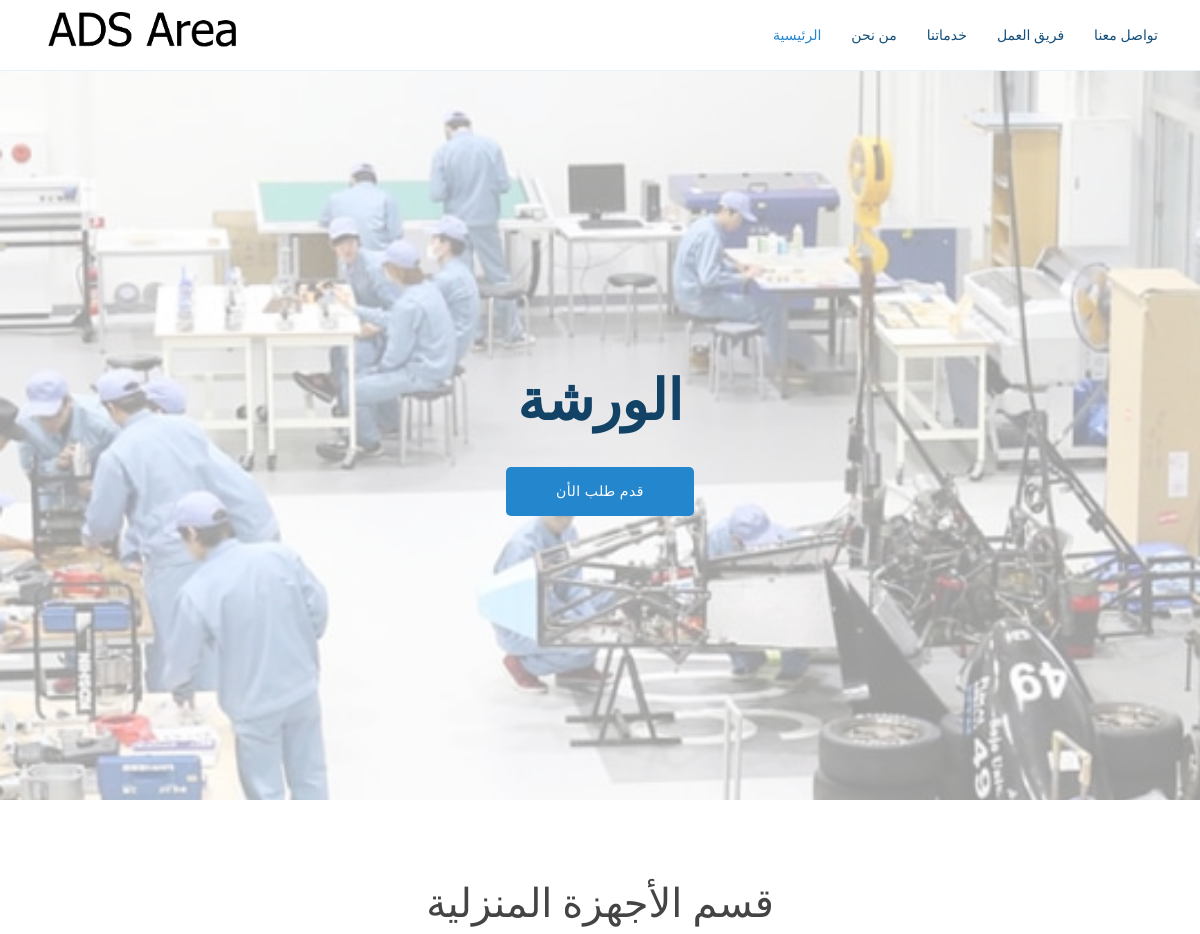
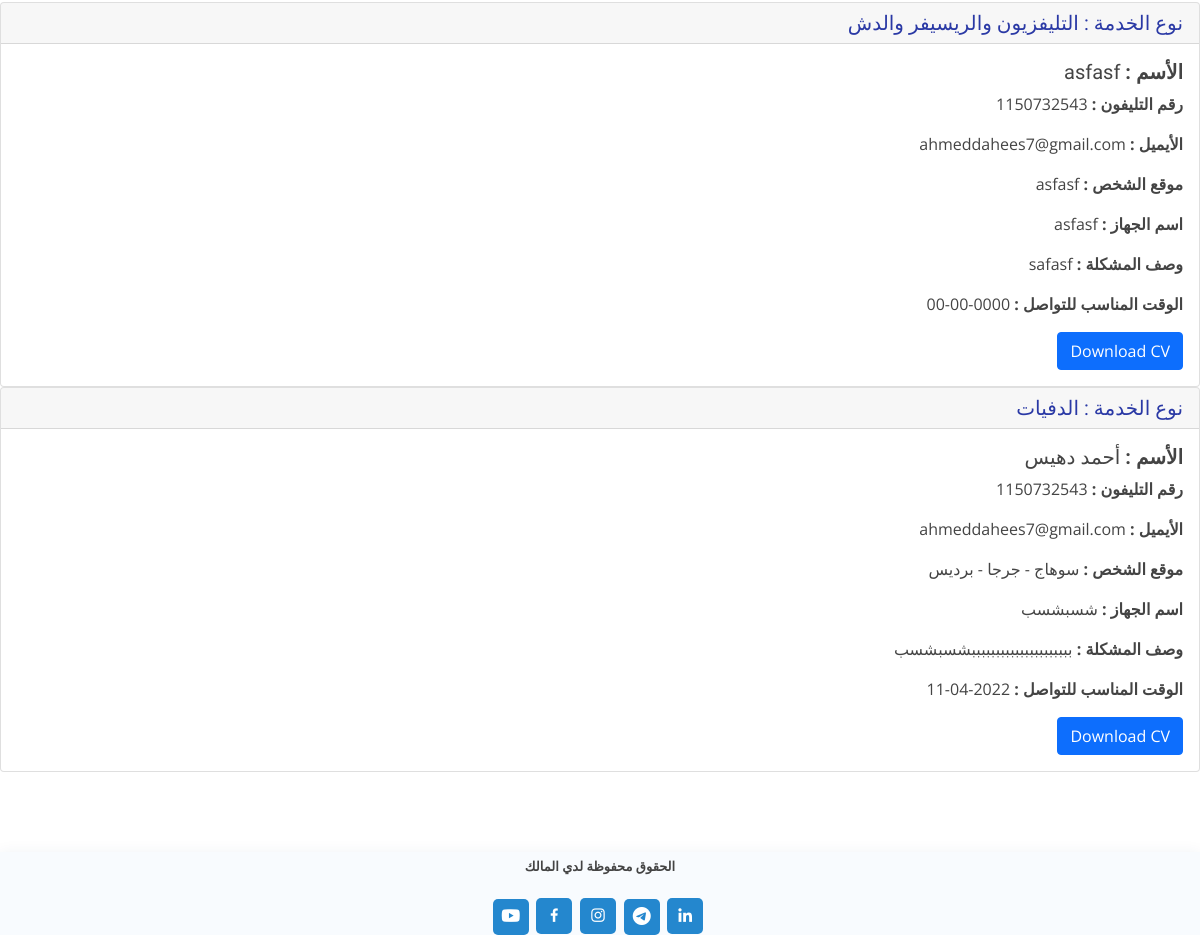
Screenshot of /things/khrba2.php with the database file from the repository (2 pictures, top to bottom).
### tables this page shows
CREATE TABLE `mlnzlya` (
  `id` int(11) NOT NULL,
  `fullname` varchar(600) NOT NULL,
  `phone` int(40) NOT NULL,
  `flocation` varchar(600) NOT NULL,
  `email` varchar(400) NOT NULL,
  `5dma` varchar(900) NOT NULL,
  `photo` varchar(1000) NOT NULL,
  `wsf` varchar(1000) NOT NULL,
  `nameghaz` varchar(1000) NOT NULL,
  `fdate` date NOT NULL
);

### things/khrba2.php (the view, shortened to what this page needs)
<?php include "../forms/upload-khrbya.php";
$comedata = "SELECT * FROM `mlnzlya`";
$reslut = mysqli_query($connaction, $comedata);
$sql = mysqli_fetch_all($reslut , MYSQLI_ASSOC);
?>
<!DOCTYPE html>
<html lang="en">
<head>
    <link href="../assets/vendor/aos/aos.css" rel="stylesheet">
    <link href="../assets/vendor/bootstrap/css/bootstrap.min.css" rel="stylesheet">
    <link href="../assets/vendor/bootstrap-icons/bootstrap-icons.css" rel="stylesheet">
    <link href="../assets/vendor/boxicons/css/boxicons.min.css" rel="stylesheet">
    <link href="../assets/vendor/glightbox/css/glightbox.min.css" rel="stylesheet">
    <link href="../assets/vendor/remixicon/remixicon.css" rel="stylesheet">
    <link href="../assets/vendor/swiper/swiper-bundle.min.css" rel="stylesheet">
    <link href="../assets/css/style.css" rel="stylesheet">
</head>
<body>
    <header id="header" class="fixed-top">
        <div class="container d-flex align-items-center justify-content-between">
            <a href="index.html" class="logo"><img src="../assets/img/logo.png" alt="" class="img-fluid"></a>
            <nav id="navbar" class="navbar">
                <ul>
                    <li><a class="nav-link scrollto active" href="../index.php">الرئيسية</a></li>
                    <li><a class="nav-link scrollto" href="../index.php#about">من نحن</a></li>
                    <li><a class="nav-link scrollto" href="../index.php#services">خدماتنا</a></li>
                    <li><a class="nav-link scrollto" href="../index.php#team">فريق العمل</a></li>
                    <li><a class="nav-link scrollto" href="../index.php#contact">تواصل معنا</a></li>
                </ul>
            </nav>
        </div>
    </header>
    <?php include "../assets/pages/centerpage.php" ?>
    <section class="inner-page">
    <center><h1>قسم الأجهزة المنزلية </h1></center>
   <?php foreach($sql as $mlnzlya): ?>
    <div style=" text-align:right; direction:rtl; " class="card">
  <h5 class="card-header" style="color:#2a39a5;"> نوع الخدمة : <?php echo $mlnzlya['5dma'] ?> </h5>
  <div class="card-body">
    <h5 class="card-text" > <b> الأسم :</b>   <?php echo $mlnzlya['fullname'] ?> </h5>
    <p class="card-text"> <b> رقم التليفون : </b> <?php echo $mlnzlya['phone'] ?></p>
    <p class="card-text"> <b>  الأيميل  : </b> <?php echo $mlnzlya['email'] ?>   </p>
    <p class="card-text"> <b>  موقع الشخص : </b> <?php echo $mlnzlya['flocation'] ?> </p>
    <p class="card-text">  <b>اسم الجهاز : </b><?php echo $mlnzlya['nameghaz'] ?>   </p>
    <p class="card-text">  <b>وصف المشكلة : </b><?php echo $mlnzlya['wsf'] ?>   </p>
    <p class="card-text"> <b>  الوقت المناسب للتواصل : </b>  <?php echo $mlnzlya['fdate'] ?>  </p>
    <a href="../assets/photos/khrbya/<?php echo $mlnzlya['photo'] ?>" download="<?php echo $mlnzlya['fullname'] ?>" class="btn btn-primary">Download CV</a>
  </div>
</div>
<?php endforeach ?>
</section>
    <?php include "./../assets/pages/fotter.php" ?>
</body>
</html>

### assets/css/style.css (style rules this page uses)
body { font-family: "Open Sans", sans-serif; color: #444444; }
a { color: #2487ce; text-decoration: none; }
h1, h2, h3, h4, h5, h6 { font-family: 'Lemonada', cursive; }
#header { transition: all 0.5s; background: #fff; z-index: 997; padding: 5px 0; border-bottom: 1px solid #e6f2fb; }
#header .logo { font-size: 28px; margin: 0; padding: 0; line-height: 1; font-weight: 300; letter-spacing: 0.5px; font-family: 'Lemonada', cursive; }
#header .logo img { max-height: 60px; }
.navbar { padding: 0; }
.navbar ul { margin: 0; padding: 0; display: flex; list-style: none; align-items: center; }
.navbar li { position: relative; }
.navbar a, .navbar a:focus { display: flex; align-items: center; justify-content: space-between; padding: 10px 0 10px 30px; font-size: 14px; color: #16507b; white-space: nowrap; transition: 0.3s; }
.navbar a:hover, .navbar .active, .navbar .active:focus, .navbar li:hover>a { color: #2487ce; }
section { padding: 80px 0; overflow: hidden; }

### rows the page displays
mlnzlya: 5dma "التليفزيون والريسيفر والدش", fullname "asfasf", phone "1150732543", email "ahmeddahees7@gmail.com", flocation "asfasf", nameghaz "asfasf", wsf "safasf", fdate "0000-00-00"
mlnzlya: 5dma "الدفيات", fullname "أحمد دهيس", phone "1150732543", email "ahmeddahees7@gmail.com", flocation "سوهاج - جرجا - برديس", nameghaz "شسبشسب", wsf "بببببببببببببببببببببشسبشسب", fdate "2022-04-11"
